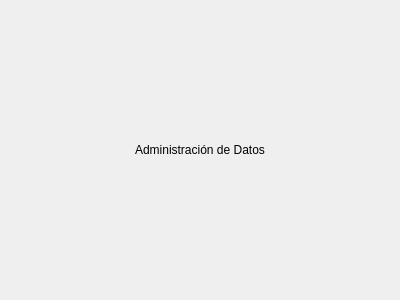
<?xml version="1.0" encoding="UTF-8"?>
<ui version="4.0">
 <class>liberacion_container</class>
 <widget class="QFrame" name="liberacion_container">
  <property name="geometry">
   <rect>
    <x>0</x>
    <y>0</y>
    <width>400</width>
    <height>300</height>
   </rect>
  </property>
  <property name="windowTitle">
   <string>Frame</string>
  </property>
  <layout class="QVBoxLayout" name="verticalLayout">
   <item>
    <widget class="QLabel" name="label">
     <property name="text">
      <string>Administración de Datos</string>
     </property>
     <property name="alignment">
      <set>Qt::AlignCenter</set>
     </property>
    </widget>
   </item>
  </layout>
 </widget>
 <resources/>
 <connections/>
</ui>
